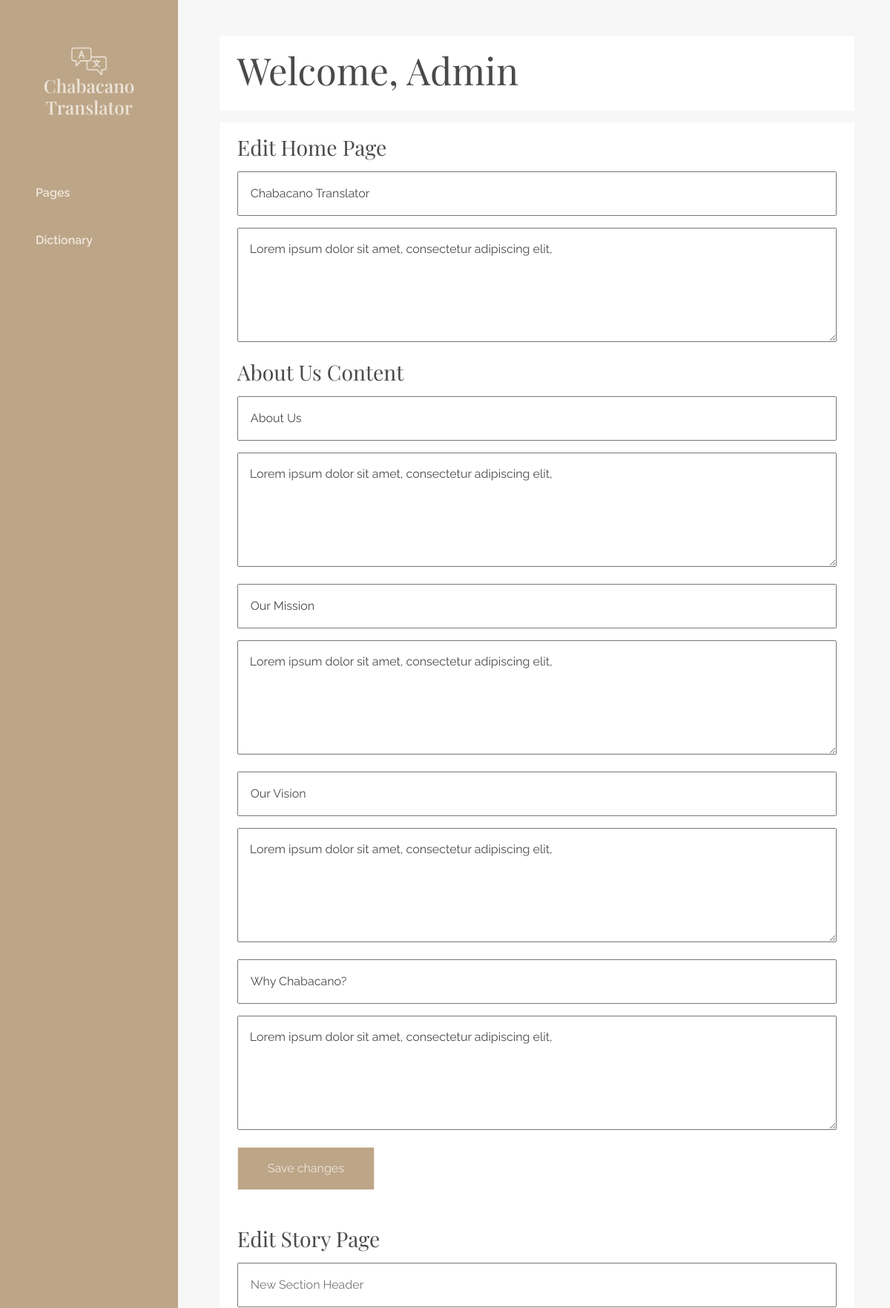
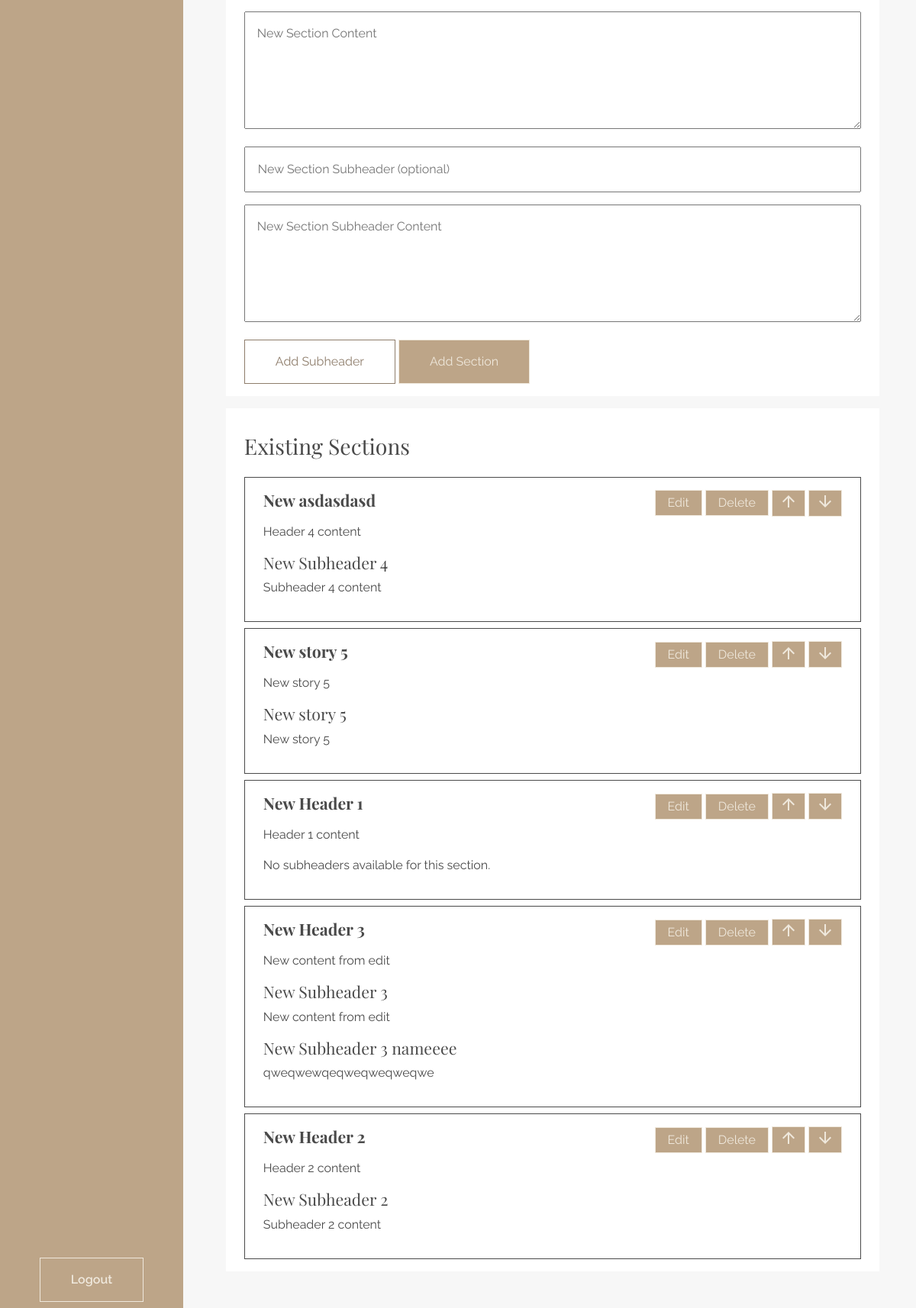
/view/admin/index.php (signed in), run on the app's committed database (2 pictures, top to bottom).
### tables this page shows
CREATE TABLE `home_page_content_tb` (
  `id` int(11) NOT NULL,
  `hero_title` varchar(255) DEFAULT NULL,
  `hero_content` text DEFAULT NULL,
  `about_us_title` varchar(255) DEFAULT NULL,
  `about_us_content` text DEFAULT NULL,
  `our_mission_title` varchar(255) DEFAULT NULL,
  `our_mission_content` text DEFAULT NULL,
  `our_vision_title` varchar(255) DEFAULT NULL,
  `our_vision_content` text DEFAULT NULL,
  `why_chabacano_title` varchar(255) DEFAULT NULL,
  `why_chabacano_content` text DEFAULT NULL,
  `created_at` timestamp NOT NULL DEFAULT current_timestamp(),
  `updated_at` timestamp NOT NULL DEFAULT current_timestamp() ON UPDATE current_timestamp()
);

CREATE TABLE `story_headers_tb` (
  `id` int(11) NOT NULL,
  `heading_title` varchar(255) NOT NULL,
  `heading_content` varchar(255) NOT NULL,
  `created_at` timestamp NOT NULL DEFAULT current_timestamp(),
  `updated_at` timestamp NOT NULL DEFAULT current_timestamp() ON UPDATE current_timestamp(),
  `section_order` int(11) NOT NULL
);

CREATE TABLE `story_subheaders_tb` (
  `id` int(11) NOT NULL,
  `heading_id` int(11) NOT NULL,
  `subheading_title` varchar(255) NOT NULL,
  `subheading_content` varchar(255) NOT NULL,
  `created_at` timestamp NOT NULL DEFAULT current_timestamp(),
  `updated_at` timestamp NOT NULL DEFAULT current_timestamp() ON UPDATE current_timestamp()
);

### view/admin/index.php (the view, shortened to what this page needs)
<?php
include dirname(__DIR__) . '/../config/DBConnector.php';
$stmt = $conn->prepare("SELECT * FROM home_page_content_tb WHERE id = 1 LIMIT 1");
$stmt->execute();
$homeContent = $stmt->fetch(PDO::FETCH_ASSOC);
$stmt = $conn->prepare("SELECT * FROM story_headers_tb ORDER BY section_order ASC");
$stmt->execute();
$sections = $stmt->fetchAll(PDO::FETCH_ASSOC);
$storyPageSections = [];
foreach ($sections as $section) {
    $stmt = $conn->prepare("SELECT * FROM story_subheaders_tb WHERE heading_id = :heading_id");
    $stmt->execute([':heading_id' => $section['id']]);
    $subheaders = $stmt->fetchAll(PDO::FETCH_ASSOC);
    $storyPageSections[] = [
        'id' => $section['id'],
        'heading_title' => $section['heading_title'],
        'heading_content' => $section['heading_content'],
        'created_at' => $section['created_at'],
        'updated_at' => $section['updated_at'],
        'subheaders' => $subheaders
    ];
}
?>
<!DOCTYPE html>
<html lang="en">
<head>
    <link href="https://cdn.jsdelivr.net/npm/bootstrap@5.3.3/dist/css/bootstrap.min.css" rel="stylesheet">
    <link rel="stylesheet" href="../../styles/index.css">
</head>
<body>
    <main class="main d-flex gap-2">
        <aside class="sidebar d-flex flex-column justify-content-between align-items-center py-2 px-3 bg-secondary">
            <div class="sidebar__content d-flex flex-column gap-3">
                <div class="sidebar__logo-container">
                    <img src="../../assets/images/chabacano_translator_v2.png" alt="Chabacano Translator Logo" width="300">
                </div>
                <div class="sidebar__menus">
                    <ul class="sidebar__menus__list d-flex flex-column gap-2">
                        <li class="sidebar__menus__list__item py-3">
                            <a href="./index.php" class="sidebar__menus__list__item__link text-light fs-body-text-semibold">Pages</a>
                        </li>
                        <li class="sidebar__menus__list__item py-3">
                            <a href="./chabacanoDictionary.php" class="sidebar__menus__list__item__link text-light fs-body-text-semibold">Dictionary</a>
                        </li>
                    </ul>
                </div>
            </div>
            <div class="main__sidebar__logout-btn">
                <a href="../../scripts/logout.php" class="button button--light fs-body-text-semibold">Logout</a>
            </div>
        </aside>
        <div class="main__content p-5">
            <div class="main__content__heading py-3 px-4 bg-white-fff">
                <h1 class="fs-heading-3">Welcome, Admin</h1>
            </div>
            <div class="main__content__editor py-3 px-4 mt-3 bg-white-fff">
                <div class="main__content__editor__section">
                    <h2 class="fs-heading-5 mb-3">Edit Home Page</h2>
                    <form class="main__content__editor__section__form" action="../../scripts/updateHomeContent.php" method="POST">
                        <div class="main__content__editor__section__form__input">
                            <input type="text" value="<?php echo htmlspecialchars($homeContent['hero_title']); ?>" name="hero-title" id="hero-title" class="ct-input">
                        </div>
                        <div class="main__content__editor__section__form__input">
                            <textarea name="hero-content" id="hero-content" class="ct-textarea" cols="30" rows="5"><?php echo htmlspecialchars($homeContent['hero_content']); ?></textarea>
                        </div>
                        <h2 class="fs-heading-5 mb-3">About Us Content</h2>
                        <div class="main__content__editor__section__form__input">
                            <input type="text" value="<?php echo htmlspecialchars($homeContent['about_us_title']); ?>" name="about-us-title" id="about-us-title" class="ct-input">
                        </div>
                        <div class="main__content__editor__section__form__input">
                            <textarea name="about-us-content" id="about-us-content" class="ct-textarea" cols="30" rows="5"><?php echo htmlspecialchars($homeContent['about_us_content']); ?></textarea>
                        </div>
                        <div class="main__content__editor__section__form__input">
                            <input type="text" value="<?php echo htmlspecialchars($homeContent['our_mission_title']); ?>" name="our-mission-title" id="our-mission-title" class="ct-input">
                        </div>
                        <div class="main__content__editor__section__form__input">
                            <textarea name="our-mission-content" id="our-mission-content" class="ct-textarea" cols="30" rows="5"><?php echo htmlspecialchars($homeContent['our_mission_content']); ?></textarea>
                        </div>
                        <div class="main__content__editor__section__form__input">
                            <input type="text" value="<?php echo htmlspecialchars($homeContent['our_vision_title']); ?>" name="our-vision-title" id="our-vision-title" class="ct-input">
                        </div>
                        <div class="main__content__editor__section__form__input">
                            <textarea name="our-vision-content" id="our-vision-content" class="ct-textarea" cols="30" rows="5"><?php echo htmlspecialchars($homeContent['our_vision_content']); ?></textarea>
                        </div>
                        <div class="main__content__editor__section__form__input">
                            <input type="text" value="<?php echo htmlspecialchars($homeContent['why_chabacano_title']); ?>" name="why-chabacano-title" id="why-chabacano-title" class="ct-input">
                        </div>
                        <div class="main__content__editor__section__form__input">
                            <textarea name="why-chabacano-content" id="why-chabacano-content" class="ct-textarea" cols="30" rows="5"><?php echo htmlspecialchars($homeContent['why_chabacano_content']); ?></textarea>
                        </div>
                        <div class="main__content__editor__section__form__btn">
                            <button type="submit" class="button button--secondary" id="homepage-btn">
                                Save changes
                            </button>
                        </div>
                    </form>
                </div>
                <div class="main__content__editor__section">
                    <h2 class="fs-heading-5 mt-5 mb-3">Edit Story Page</h2>
                    <form class="main__content__editor__section__form" action="../../scripts/updateStoryContent.php" method="POST">
                        <div class="main__content__edit-hompage__form__input">
                            <input type="text" class="ct-input" name="header-title" id="header-title" placeholder="New Section Header">
                        </div>
                        <div class="main__content__editor__section__form__input">
                            <textarea name="header-content" id="header-content" class="ct-textarea" cols="30" rows="5" placeholder="New Section Content"></textarea>
                        </div>
                        <div id="subheader-container">
                            <div class="subheader-container-form">
                                <div class="main__content__editor__section__form__input">
                                    <input type="text" class="ct-input" name="subheader-title-1" id="subheader-title-1" placeholder="New Section Subheader (optional)">
                                </div>
                                <div class="main__content__editor__section__form__input">
                                    <textarea name="subheader-content-1" id="subheader-content-1" class="ct-textarea" cols="30" rows="5" placeholder="New Section Subheader Content"></textarea>
                                </div>
                            </div>
                        </div>
                        <div class="main__content__editor__section__form__btn">
                            <button type="submit" class="button button--primary" id="add-subheader-btn">
                                Add Subheader
                            </button>
                            <button type="submit" class="button button--secondary" id="add-section-btn">
                                Add Section
                            </button>
                        </div>
                    </form>
                </div>
            </div>
            <div class="main__content__sections py-3 px-4 mt-3 bg-white-fff d-flex flex-column gap-2">
                <h2 class="fs-heading-5 my-3">Existing Sections</h2>
                <?php foreach ($storyPageSections as $section): ?>
                    <div class="sections__section py-3 px-4">
                        <div class="sections__section__header">
                            <div class="header d-flex justify-content-between align-items-center mb-2">
                                <h3 class="fs-heading-6-bold">
                                    <?php echo htmlspecialchars($section['heading_title']); ?>
                                </h3>
                                <div class="header--buttons d-flex align-items-center gap-1">
                                    <button class="button button--xsm button--secondary edit-section-btn"
                                        data-id="<?php echo $section['id']; ?>"
                                        data-title="<?php echo htmlspecialchars($section['heading_title']); ?>"
                                        data-content="<?php echo htmlspecialchars($section['heading_content']); ?>"
                                        data-subheaders='<?php echo json_encode($section['subheaders']); ?>'
                                        data-bs-toggle="modal"
                                        data-bs-target="#editSectionModal">
                                        Edit
                                    </button>
                                    <form action="../../scripts/deleteStorySection.php" method="POST" class="d-inline-block">
                                        <button type="submit" class="button button--xsm button--secondary">
                                            Delete
                                        </button>
                                    </form>
                                    <form action="../../scripts/updateStoryContent.php" method="POST">
                                        <button type="submit" class="button button--xsm button--secondary fs-xsmall-text">
                                            <span class="material-symbols-outlined text-light">
                                            </span>
                                        </button>
                                    </form>
                                    <form action="../../scripts/updateStoryContent.php" method="POST">
                                        <button type="submit" class="button button--xsm button--secondary fs-xsmall-text">
                                            <span class="material-symbols-outlined text-light">
                                            </span>
                                        </button>
                                    </form>
                                </div>
                            </div>
                            <p class="fs-body-text">
                                <?php echo htmlspecialchars($section['heading_content']); ?>
                            </p>
                        </div>
                        <div class="sections__section__subheaders">
                            <?php if (!empty($section['subheaders'])): ?>
                                <?php foreach ($section['subheaders'] as $subheader): ?>
                                    <div class="sections__section__subheaders__subheader">
                                        <h4 class="fs-heading-6">
                                            <?php echo htmlspecialchars($subheader['subheading_title']); ?>
                                        </h4>
                                        <p class="fs-body-text">
                                            <?php echo htmlspecialchars($subheader['subheading_content']); ?>
                                        </p>
                                    </div>
                                <?php endforeach; ?>
                            <?php else: ?>
                                <p class="fs-body-text">No subheaders available for this section.</p>
                            <?php endif; ?>
                        </div>
                    </div>
                <?php endforeach; ?>
            </div>
        </div>
    </main>
</body>
</html>

### data on the page
home_page_content_tb: hero-title "Chabacano Translator", hero-content "Lorem ipsum dolor sit amet, consectetur adipiscing elit,", about-us-title "About Us", about-us-content "Lorem ipsum dolor sit amet, consectetur adipiscing elit,", our-mission-title "Our Mission", our-mission-content "Lorem ipsum dolor sit amet, consectetur adipiscing elit,", our-vision-title "Our Vision", our-vision-content "Lorem ipsum dolor sit amet, consectetur adipiscing elit,", why-chabacano-title "Why Chabacano?", why-chabacano-content "Lorem ipsum dolor sit amet, consectetur adipiscing elit,"
story_headers_tb: heading_title "New asdasdasd", heading_content "Header 4 content"
story_subheaders_tb: subheading_title "New Subheader 4", subheading_content "Subheader 4 content"
story_headers_tb: heading_title "New story 5", heading_content "New story 5"
story_subheaders_tb: subheading_title "New story 5", subheading_content "New story 5"
story_headers_tb: heading_title "New Header 1", heading_content "Header 1 content", shows "No subheaders available for this section."
story_headers_tb: heading_title "New Header 3", heading_content "New content from edit"
story_subheaders_tb: subheading_title "New Subheader 3", subheading_content "New content from edit"
story_subheaders_tb: subheading_title "New Subheader 3 nameeee", subheading_content "qweqwewqeqweqweqweqwe"
story_headers_tb: heading_title "New Header 2", heading_content "Header 2 content"
story_subheaders_tb: subheading_title "New Subheader 2", subheading_content "Subheader 2 content"
